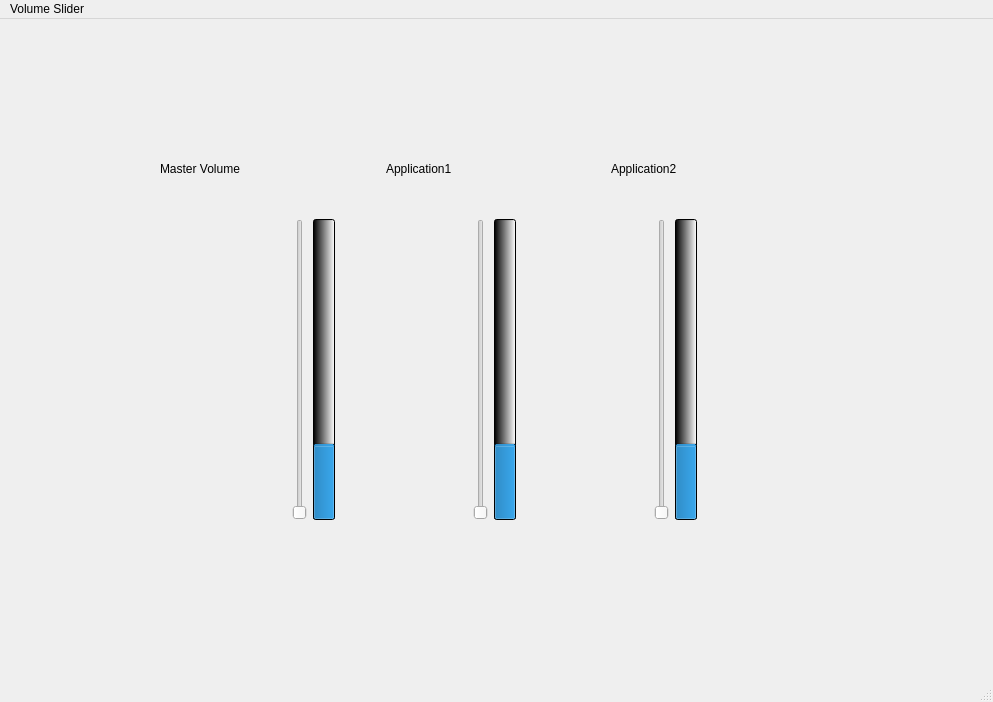
<?xml version="1.0" encoding="UTF-8"?>
<ui version="4.0">
 <class>MainWindow</class>
 <widget class="QMainWindow" name="MainWindow">
  <property name="geometry">
   <rect>
    <x>0</x>
    <y>0</y>
    <width>993</width>
    <height>702</height>
   </rect>
  </property>
  <property name="windowTitle">
   <string>MainWindow</string>
  </property>
  <widget class="QWidget" name="centralwidget">
   <widget class="QWidget" name="horizontalLayoutWidget_4">
    <property name="geometry">
     <rect>
      <x>160</x>
      <y>200</y>
      <width>671</width>
      <height>301</height>
     </rect>
    </property>
    <layout class="QHBoxLayout" name="horizontalLayout_4">
     <item>
      <layout class="QHBoxLayout" name="horizontalLayout">
       <item>
        <widget class="QSlider" name="verticalSlider">
         <property name="orientation">
          <enum>Qt::Orientation::Vertical</enum>
         </property>
        </widget>
       </item>
       <item>
        <widget class="QProgressBar" name="progressBar">
         <property name="enabled">
          <bool>true</bool>
         </property>
         <property name="autoFillBackground">
          <bool>false</bool>
         </property>
         <property name="styleSheet">
          <string notr="true">background-color: qlineargradient(spread:pad, x1:0, y1:0, x2:1, y2:0, stop:0 rgba(0, 0, 0, 255), stop:1 rgba(255, 255, 255, 255));</string>
         </property>
         <property name="value">
          <number>24</number>
         </property>
         <property name="textVisible">
          <bool>false</bool>
         </property>
         <property name="orientation">
          <enum>Qt::Orientation::Vertical</enum>
         </property>
        </widget>
       </item>
      </layout>
     </item>
     <item>
      <layout class="QHBoxLayout" name="horizontalLayout_2">
       <item>
        <widget class="QSlider" name="verticalSlider_2">
         <property name="orientation">
          <enum>Qt::Orientation::Vertical</enum>
         </property>
        </widget>
       </item>
       <item>
        <widget class="QProgressBar" name="progressBar_2">
         <property name="enabled">
          <bool>true</bool>
         </property>
         <property name="autoFillBackground">
          <bool>false</bool>
         </property>
         <property name="styleSheet">
          <string notr="true">
background-color: qlineargradient(spread:pad, x1:0, y1:0, x2:1, y2:0, stop:0 rgba(0, 0, 0, 255), stop:1 rgba(255, 255, 255, 255));</string>
         </property>
         <property name="value">
          <number>24</number>
         </property>
         <property name="textVisible">
          <bool>false</bool>
         </property>
         <property name="orientation">
          <enum>Qt::Orientation::Vertical</enum>
         </property>
        </widget>
       </item>
      </layout>
     </item>
     <item>
      <layout class="QHBoxLayout" name="horizontalLayout_3">
       <item>
        <widget class="QSlider" name="verticalSlider_3">
         <property name="orientation">
          <enum>Qt::Orientation::Vertical</enum>
         </property>
        </widget>
       </item>
       <item>
        <widget class="QProgressBar" name="progressBar_3">
         <property name="enabled">
          <bool>true</bool>
         </property>
         <property name="autoFillBackground">
          <bool>false</bool>
         </property>
         <property name="styleSheet">
          <string notr="true">
background-color: qlineargradient(spread:pad, x1:0, y1:0, x2:1, y2:0, stop:0 rgba(0, 0, 0, 255), stop:1 rgba(255, 255, 255, 255));</string>
         </property>
         <property name="value">
          <number>24</number>
         </property>
         <property name="textVisible">
          <bool>false</bool>
         </property>
         <property name="orientation">
          <enum>Qt::Orientation::Vertical</enum>
         </property>
        </widget>
       </item>
      </layout>
     </item>
    </layout>
   </widget>
   <widget class="QWidget" name="horizontalLayoutWidget_5">
    <property name="geometry">
     <rect>
      <x>160</x>
      <y>110</y>
      <width>671</width>
      <height>80</height>
     </rect>
    </property>
    <layout class="QHBoxLayout" name="horizontalLayout_5">
     <item>
      <widget class="QLabel" name="label_3">
       <property name="text">
        <string>Master Volume</string>
       </property>
      </widget>
     </item>
     <item>
      <widget class="QLabel" name="label_2">
       <property name="text">
        <string>Application1</string>
       </property>
      </widget>
     </item>
     <item>
      <widget class="QLabel" name="label">
       <property name="text">
        <string>Application2</string>
       </property>
      </widget>
     </item>
    </layout>
   </widget>
  </widget>
  <widget class="QMenuBar" name="menubar">
   <property name="geometry">
    <rect>
     <x>0</x>
     <y>0</y>
     <width>993</width>
     <height>25</height>
    </rect>
   </property>
   <widget class="QMenu" name="menuVolume_Slider">
    <property name="title">
     <string>Volume Slider</string>
    </property>
   </widget>
   <addaction name="menuVolume_Slider"/>
  </widget>
  <widget class="QStatusBar" name="statusbar"/>
 </widget>
 <resources/>
 <connections/>
</ui>
